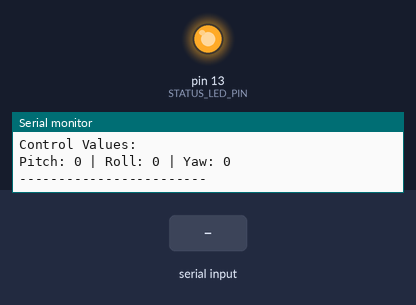
A sketch run on a simulated Arduino Uno, built with avr-gcc and run on an emulated ATmega328P. On the bench: output pins drawn as LEDs (lit = HIGH), the last lines printed to the serial monitor. Inputs (shaded band) come from the test bench. No radio packets arrive unless stated.

Above: at 1.5 s.
1.6 s: "f" received over Serial
At 2.0 s:
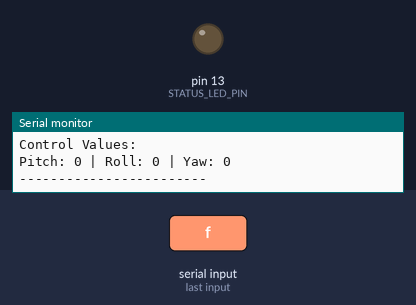
3.1 s: byte 99 ('c') received over Serial
At 4.3 s:
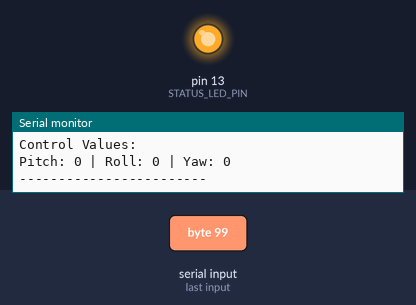
4.6 s: "g" received over Serial
At 5.5 s:
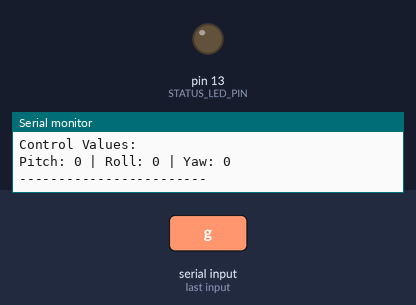
Timing chart, 0 to 7.6 s (numbered marks = the images above; inputs shaded):
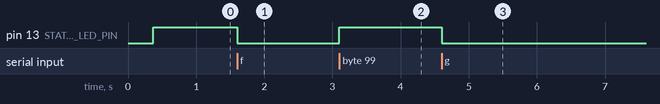

The sketch:

Transmitter.ino
```cpp
#include <SPI.h>
#include "RF24.h"

// Pin Definitions
#define CE_PIN 9
#define CSN_PIN 10
#define STATUS_LED_PIN 13

// Safety Parameters
#define MIN_THROTTLE 1000
#define MAX_THROTTLE 2000
#define THROTTLE_STEP 50    // How much throttle changes per key press
#define EMERGENCY_THROTTLE_STEP 50  // Throttle reduction during emergency stop
#define CONTROL_STEP 50       // How much pitch/roll/yaw changes per key press

// Radio Configuration
RF24 radio(CE_PIN, CSN_PIN);
uint8_t address[][6] = {"1Node", "2Node"};
bool radioNumber = 1;

// Control Structure
struct ControlInputs {
    int16_t throttle;  // Base throttle (1000-2000)
    int16_t pitch;     // Forward/backward (-500 to 500)
    int16_t roll;      // Left/right (-500 to 500)
    int16_t yaw;       // Rotation (-500 to 500)
} controls;

// System State
bool armed = false;
bool emergencyStopActive = false;
bool transmissionNeeded = false;  // Flag to track when transmission is needed
unsigned long lastEmergencyStopTime = 0;
const unsigned long EMERGENCY_STOP_INTERVAL = 100;  // Throttle reduction interval

void setup() {
    Serial.begin(9600);
    pinMode(STATUS_LED_PIN, OUTPUT);

    initializeRadio();
    resetControls();

    Serial.println(F("Drone Transmitter Initialized"));
    printHelp();
}

void initializeRadio() {
    if (!radio.begin()) {
        Serial.println(F("Radio hardware not responding!"));
        while (1) {
            digitalWrite(STATUS_LED_PIN, HIGH);
            delay(100);
            digitalWrite(STATUS_LED_PIN, LOW);
            delay(100);
        }
    }

    radio.setPALevel(RF24_PA_LOW);
    radio.setPayloadSize(sizeof(ControlInputs));
    radio.setDataRate(RF24_250KBPS);
    radio.setRetries(15, 10);

    radio.openWritingPipe(address[radioNumber]);
    radio.openReadingPipe(1, address[!radioNumber]);
    radio.stopListening();
}

void resetControls() {
    controls.throttle = MIN_THROTTLE;
    controls.pitch = 0;
    controls.roll = 0;
    controls.yaw = 0;
    transmissionNeeded = true;  // Transmit initial control state
}

void loop() {
    // Handle serial commands
    handleSerialCommands();

    // Handle emergency stop throttle reduction
    if (emergencyStopActive) {
        unsigned long currentTime = millis();
        if (currentTime - lastEmergencyStopTime >= EMERGENCY_STOP_INTERVAL) {
            performEmergencyStop();
            lastEmergencyStopTime = currentTime;
        }
    }

    // Transmit only when needed
    if (transmissionNeeded) {
        transmitControls();
        updateStatus();  // Show status only when transmitting
        transmissionNeeded = false;  // Reset flag after transmission
    }
}

void handleSerialCommands() {
    if (Serial.available()) {
        char cmd = Serial.read();

        if (!armed && cmd != 'f' && cmd != '?') {
            Serial.println(F("System is DISARMED. Press 'f' to arm."));
            return;
        }

        switch (cmd) {
            // System commands
            case 'f':  // Arm (F for Fire/Flight)
                armed = true;
                emergencyStopActive = false;
                transmissionNeeded = true;  // Transmit state change
                Serial.println(F("System ARMED"));
                break;

            case 'g':  // Disarm
                armed = false;
                emergencyStopActive = false;
                resetControls();
                transmissionNeeded = true;  // Transmit state change
                Serial.println(F("System DISARMED"));
                break;

            case 'x':  // Emergency Stop
                armed = false;
                emergencyStopActive = true;
                controls.pitch = 0;
                controls.roll = 0;
                controls.yaw = 0;
                transmissionNeeded = true;  // Transmit state change
                Serial.println(F("EMERGENCY STOP INITIATED"));
                break;

            // Throttle control
            case '1':  // Throttle up
                if (!emergencyStopActive) {
                    controls.throttle = constrain(controls.throttle + THROTTLE_STEP,
                                               MIN_THROTTLE, MAX_THROTTLE);
                    transmissionNeeded = true;  // Transmit control change
                }
                break;

            case '0':  // Throttle down
                if (!emergencyStopActive) {
                    controls.throttle = constrain(controls.throttle - THROTTLE_STEP,
                                               MIN_THROTTLE, MAX_THROTTLE);
                    transmissionNeeded = true;  // Transmit control change
                }
                break;

            // Movement controls
            case 'w':  // Forward
                if (!emergencyStopActive) {
                    controls.pitch = constrain(controls.pitch + CONTROL_STEP, -500, 500);
                    transmissionNeeded = true;  // Transmit control change
                }
                break;

            case 's':  // Backward
                if (!emergencyStopActive) {
                    controls.pitch = constrain(controls.pitch - CONTROL_STEP, -500, 500);
                    transmissionNeeded = true;  // Transmit control change
                }
                break;

            case 'a':  // Left
                if (!emergencyStopActive) {
                    controls.roll = constrain(controls.roll - CONTROL_STEP, -500, 500);
                    transmissionNeeded = true;  // Transmit control change
                }
                break;

            case 'd':  // Right
                if (!emergencyStopActive) {
                    controls.roll = constrain(controls.roll + CONTROL_STEP, -500, 500);
                    transmissionNeeded = true;  // Transmit control change
                }
                break;

            case 'q':  // Rotate left
                if (!emergencyStopActive) {
                    controls.yaw = constrain(controls.yaw - CONTROL_STEP, -500, 500);
                    transmissionNeeded = true;  // Transmit control change
                }
                break;

            case 'e':  // Rotate right
                if (!emergencyStopActive) {
                    controls.yaw = constrain(controls.yaw + CONTROL_STEP, -500, 500);
                    transmissionNeeded = true;  // Transmit control change
                }
                break;

            // Reset position
            case 'c':  // Center
                if (!emergencyStopActive) {
                    controls.pitch = 0;
                    controls.roll = 0;
                    controls.yaw = 0;
                    transmissionNeeded = true;  // Transmit control change
                    Serial.println(F("Controls centered"));
                }
                break;

            case '?':  // Help
                printHelp();
                break;
        }
    }
}

void performEmergencyStop() {
    // Gradually reduce throttle
    if (controls.throttle > MIN_THROTTLE) {
        controls.throttle = max(controls.throttle - EMERGENCY_STOP_INTERVAL, MIN_THROTTLE);
        transmissionNeeded = true;  // Transmit throttle change
        Serial.print(F("Emergency Stop - Throttle: "));
        Serial.println(controls.throttle);
    } else {
        // When throttle reaches minimum, completely stop emergency mode
        emergencyStopActive = false;
        Serial.println(F("Emergency Stop COMPLETE"));
    }
}

void printHelp() {
    Serial.println(F("\n=== Drone Control Commands ==="));
    Serial.println(F("System Controls:"));
    Serial.println(F("  f: Arm system"));
    Serial.println(F("  g: Disarm system"));
    Serial.println(F("  x: Emergency stop"));

    Serial.println(F("\nThrottle Controls:"));
    Serial.println(F("  1: Increase throttle"));
    Serial.println(F("  0: Decrease throttle"));

    Serial.println(F("\nMovement Controls:"));
    Serial.println(F("  w: Forward"));
    Serial.println(F("  s: Backward"));
    Serial.println(F("  a: Left"));
    Serial.println(F("  d: Right"));
    Serial.println(F("  q: Rotate left"));
    Serial.println(F("  e: Rotate right"));

    Serial.println(F("\nOther Controls:"));
    Serial.println(F("  c: Center all controls"));
    Serial.println(F("  ?: Show this help"));
    Serial.println(F("==========================\n"));
}

void transmitControls() {
    if (!radio.write(&controls, sizeof(ControlInputs))) {
        Serial.println(F("Transmission failed"));
        digitalWrite(STATUS_LED_PIN, HIGH);
    } else {
        digitalWrite(STATUS_LED_PIN, !digitalRead(STATUS_LED_PIN));
    }
}

void updateStatus() {
    Serial.println(F("\n--- Transmitting Values ---"));
    Serial.print(F("System: "));
    Serial.println(armed ? F("ARMED") : F("DISARMED"));
    Serial.print(F("Throttle: "));
    Serial.println(controls.throttle);
    Serial.println(F("Control Values:"));
    Serial.print(F("Pitch: "));
    Serial.print(controls.pitch);
    Serial.print(F(" | Roll: "));
    Serial.print(controls.roll);
    Serial.print(F(" | Yaw: "));
    Serial.println(controls.yaw);
    Serial.println(F("------------------------\n"));
}
```

Measured:
- after the input at 1.6 s, pin 13 (STATUS_LED_PIN): HIGH → LOW at once
- after the input at 3.1 s, pin 13 (STATUS_LED_PIN): LOW → HIGH at once
- after the input at 4.6 s, pin 13 (STATUS_LED_PIN): HIGH → LOW at once
